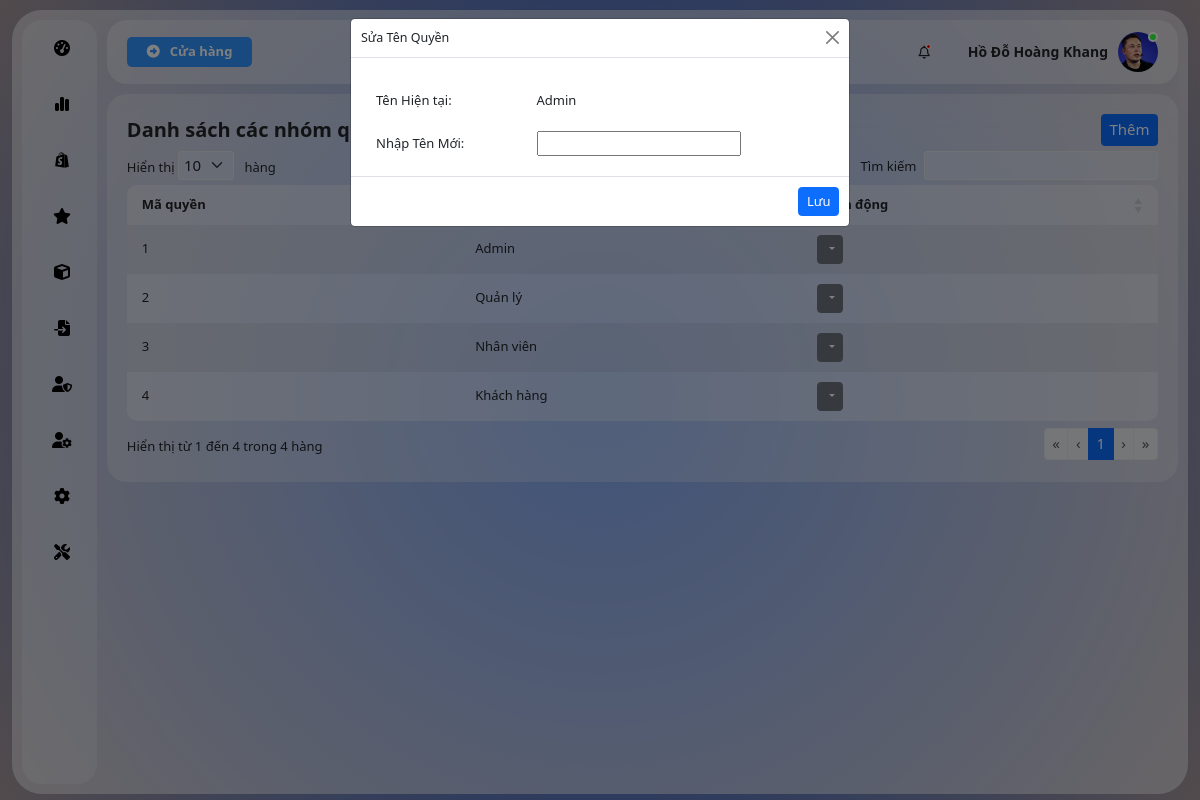
The app's page /admin/index.php?danhmuc=quanlyquyen&MaQuyen=1&TenQuyen=Admin&Getsuccess=true (signed in) with its own data.
### tables this page shows
CREATE TABLE `user` (
  `Ma` int(11) NOT NULL,
  `TenDangNhap` varchar(255) DEFAULT NULL,
  `HoTen` varchar(255) DEFAULT NULL,
  `NgaySinh` date DEFAULT NULL,
  `SDT` varchar(11) DEFAULT NULL,
  `Email` varchar(255) DEFAULT NULL,
  `DiaChi` varchar(255) DEFAULT NULL,
  `GioiTinh` int(1) DEFAULT NULL
);

CREATE TABLE `taikhoan` (
  `TenDangNhap` varchar(255) NOT NULL,
  `MatKhau` varchar(255) DEFAULT NULL,
  `NgayTaoTK` date DEFAULT NULL,
  `MaQuyen` int(11) DEFAULT NULL,
  `Avt` varchar(255) DEFAULT NULL,
  `TrangThai` int(11) NOT NULL
);

CREATE TABLE `quyen` (
  `MaQuyen` int(11) NOT NULL,
  `TenQuyen` varchar(10) DEFAULT NULL
);

### admin/module/main/quanlyquyen.php (the view, shortened to what this page needs)
<div class="tableBox ">
    <div class="tableTitle">Danh sách các nhóm quyền</p>
        <div class="table-func">
            <button type="button" class="btn btn-primary" data-bs-toggle="modal" data-bs-target="#themquyen">
                Thêm
            </button>
        </div>
    </div>
    <table id="myTable" class="table table-striped " style="width: 100%;">
        <thead>
            <tr>
                <th >Mã quyền</th>
                <th>Tên quyền</th>
                <th>Hành động<g/th>
            </tr>
        </thead>
        <tbody>
            <?php
                require_once($_SERVER['DOCUMENT_ROOT'] . '/webbangiay/admin/config/config.php');
                $sql = "SELECT * FROM quyen";
                $result = mysqli_query($connect,$sql);
                while ($row = mysqli_fetch_array($result)) {
            ?>
                <tr>
                    <td><?php echo $row['MaQuyen'] ?></td>
                    <td><?php echo $row['TenQuyen'] ?></td>
                    <td>
                        <div class="dropdown" >
                            <button class="btn btn-secondary dropdown-toggle" type="button" id="dropdownMenuButton1" data-bs-toggle="dropdown" aria-expanded="false">
                            </button>
                        </div>
                    </td>
                </tr>
            <?php
                }
            ?>
        </tbody>
    </table>
</div>
<div class="modal fade" id="suaquyen" tabindex="-1" aria-labelledby="exampleModalLabel" aria-hidden="true" style="--bs-modal-width: 500px;">
  <div class="modal-dialog">
  <form action="module/main/quanlyquyen_suaquyen.php?id=<?php echo $_GET['MaQuyen'] ?>" method="post" >
    <div class="modal-content" style="">
      <div class="modal-header">
        <h5 class="modal-title" id="ModalLabelSuaquyen">Sửa Tên Quyền </h5>
        <button type="button" class="btn-close" data-bs-dismiss="modal" aria-label="Close"></button>
      </div>
      <div class="modal-body">
          <table>
            <tr>
                <td>Tên Hiện tại:</td>
                <td>
                    <?php
                        if (isset($_GET['TenQuyen'])) {
                          echo $_GET['TenQuyen'];
                        }
                    ?>
                </td>
            </tr>
            <tr>
              <td>Nhập Tên Mới:</td>
              <td><input type="text" name="txtTenQuyenCanSua"></td>
            </tr>
            </table>
      </div>
      <div class="modal-footer">
        <button type="submit" class="btn btn-primary" name="buttonUpdateQuyen" id="UpdateQuyen">Lưu</button>
      </div>
    </div>
    </form>
  </div>
</div>

### admin/module/header.php (shortened to what this page needs)
<div class="header-main">
    <p class="header-title">
    <a href="../index.php" class="header_banhang">
            <i class="fa-solid fa-circle-right icon-banhang"></i><span>Cửa hàng</span>
        </a>
    </p>
    <div class="header-notifi_user">
        <div class="notifi">
            <i class="fa-regular fa-bell"></i>
            <div class="notifi-state">
            </div>
        </div>
        <div class="user">
            <p class="user-name">
                <?php
                    require_once($_SERVER['DOCUMENT_ROOT'] . '/webbangiay/admin/config/config.php');
                    $TenDangNhap=$_SESSION['taikhoan'];
                    $sql="SELECT u.HoTen,tk.Avt FROM user u join taikhoan tk on u.TenDangNhap=tk.TenDangNhap WHERE tk.TenDangNhap='$TenDangNhap'";
                    $result=mysqli_query($connect,$sql);
                    $row=mysqli_fetch_array($result);
                    echo $row['HoTen'];
                ?>
            </p>
            <div class="user-img">
                <img src="./assets/img/<?php echo $row['Avt']?>" alt="">
                <div class="user-state">
                </div>
            </div>
        </div>
    </div>
</div>

### admin/assets/css/main.css (style rules this page uses)
:root { --white-color: #fff; --black-color:#000; --text-color:#333; }
* { box-sizing: inherit; }
html { font-size: 62.5%; font-family: 'Mona sans', sans-serif; box-sizing: border-box; background: rgb(63,94,251); background: radial-gradient(circle, rgb(0, 78, 233) 0%, rgba(165,151,154,1) 100%); }
body { background-color: transparent; }
.header-main { display: flex; justify-content: space-between; background-color: rgba(255,255,255,0.3); box-shadow: 0px 0px 50px rgba(153, 153, 153, 0.116); padding: 0px 20px; align-items: center; border-radius: 20px; margin-left: 10px; }
.header-notifi_user { display: flex; align-items: center; gap: 30px; }
.notifi { padding: 0px 8px; border-radius: 100px; font-size: 14px; text-align: center; line-height: 30px; position: relative; }
.notifi::before { content: ''; display: block; width: 0; height: 0; background-color: rgba(255,255,255,0.5); position: absolute; border-radius: 1000px; top: 50%; left: 50%; transform: translate(-50%, -50%); transition: all ease-in-out 0.15s; z-index: -1; }
.notifi-state { width: 5px; height: 5px; background-color: red; position: absolute; top: 7px; right:7px; border-radius: 10px; border: 0.5px solid white; }
.user { display: flex; align-items: center; position: relative; }
.header-title { font-size: 17px; font-weight: 800; }
.user { cursor: pointer; }
.user-name { margin-right: 10px; font-size: 14px; font-weight: 600; }
.user-img img { width: 40px; height: 40px; object-fit: cover; border-radius: 1000px; position: relative; }
.user-img { position: relative; }
.user-img::after { content: ''; display: block; position: absolute; width: 0; height: 0; background-color: rgba(249, 0, 0, 0.5); top: 48.5%; left: 50%; transform: translate(-50%, -50%); z-index: -1; border-radius: 1000px; transition: all ease-in-out 0.15s; }
.user-state { position: absolute; width: 10px; height: 10px; border-radius: 100px; background-color: rgb(47, 255, 61); top: 0; right: 0; border: 2px solid white; }
.user::after { content: ''; display: block; position: absolute; height: 10px; top: 100%; right: 0; left: 0; }
.tableTitle { font-size: 20px; font-weight: 700; display: flex; justify-content: space-between; align-items: center; }
.table-func button { font-size: 15px; }
.table-func { display: flex; gap: 10px; }
.header_banhang { background-color: #3294fe; font-size: 16px; padding: 5px 20px ; color: white; display: flex; align-items: center; gap: 10px; cursor: pointer; border-radius: 5px; text-decoration: none; }
.icon-banhang { color: white; transition: all 0.2s ease-in-out; }

### records on screen
user: HoTen "Hồ Đỗ Hoàng Khang", TenDangNhap.Avt (picture)
quyen: MaQuyen "1", TenQuyen "Admin"
quyen: MaQuyen "2", TenQuyen "Quản lý"
quyen: MaQuyen "3", TenQuyen "Nhân viên"
quyen: MaQuyen "4", TenQuyen "Khách hàng"

### other values on screen
$_GET['TenQuyen'] "Admin"
